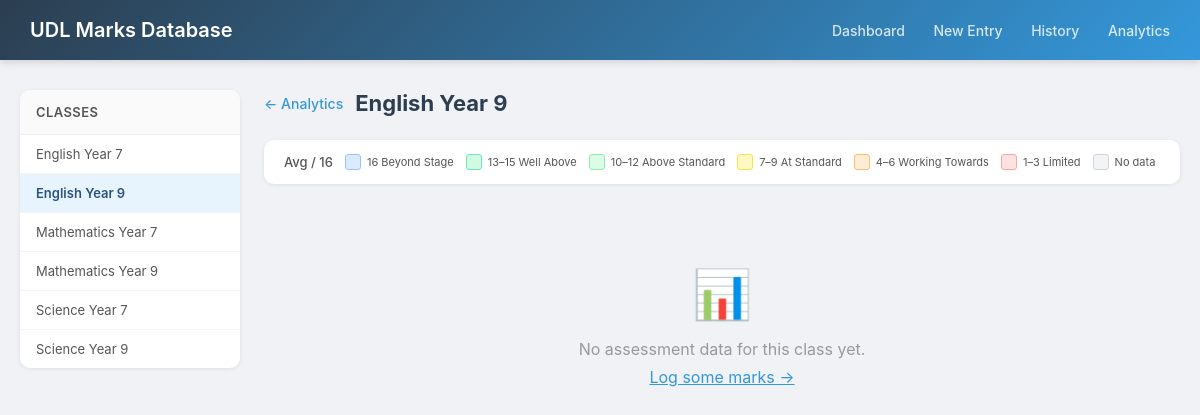
Page /analytics/class/6 on the committed database.
### tables this page shows
CREATE TABLE classes (
            class_id   INTEGER PRIMARY KEY AUTOINCREMENT,
            subject_id INTEGER NOT NULL,
            year_group TEXT    NOT NULL,
            stage_id   INTEGER NOT NULL,
            FOREIGN KEY (subject_id) REFERENCES subjects(subject_id),
            FOREIGN KEY (stage_id)   REFERENCES stages(stage_id)
        );

### app.py (the view)
@app.route('/analytics/class/<int:class_id>')
def class_analytics(class_id):
    conn = get_db_connection()
    c = conn.cursor()
    c.execute("""
        SELECT c.class_id,
               subj.subject_name || ' ' || c.year_group AS class_name
        FROM classes c
        JOIN subjects subj ON c.subject_id = subj.subject_id
        WHERE c.class_id = ?
    """, (class_id,))
    class_info = c.fetchone()
    if not class_info:
        conn.close()
        return "Class not found", 404
    c.execute("""
        SELECT s.student_id,
               s.first_name || ' ' || s.last_name AS student_name,
               o.outcome_id, o.outcome_code, o.outcome_name,
               AVG(sd.score) AS avg_score,
               COUNT(sd.score) AS attempt_count
        FROM scoring_detail sd
        JOIN attempt_outcomes ao ON sd.attempt_outcome_id = ao.attempt_outcome_id
        JOIN outcomes o ON ao.outcome_id = o.outcome_id
        JOIN attempts a ON ao.attempt_id = a.attempt_id
        JOIN students s ON a.student_id = s.student_id
        WHERE a.class_id = ?
        GROUP BY s.student_id, o.outcome_id
        ORDER BY o.outcome_code, s.last_name, s.first_name
    """, (class_id,))
    rows = c.fetchall()
    students_map = {}   # student_id -> name
    outcomes_map = {}   # outcome_id -> (code, name)
    grid = {}           # (student_id, outcome_id) -> avg_score
    for row in rows:
        students_map[row['student_id']] = row['student_name']
        outcomes_map[row['outcome_id']] = (row['outcome_code'], row['outcome_name'])
        avg = round(row['avg_score'], 1)
        _, band_css = _score_band(round(avg))
        grid[(row['student_id'], row['outcome_id'])] = (avg, row['attempt_count'], band_css)
    students_list = sorted(students_map.items(), key=lambda x: x[1])
    outcomes_list = sorted(outcomes_map.items(), key=lambda x: x[1][0])
    _oid_scores = {}
    for (sid, oid), (avg, cnt, _css) in grid.items():
        _oid_scores.setdefault(oid, []).append(avg)
    outcome_avgs = {}
    for oid, vals in _oid_scores.items():
        avg = round(sum(vals) / len(vals), 1)
        _, band_css = _score_band(round(avg))
        outcome_avgs[oid] = (avg, band_css)
    all_classes = _all_classes(c)
    conn.close()
    return render_template('class_analytics.html',
        class_info=class_info,
        students=students_list,
        outcomes=outcomes_list,
        grid=grid,
        outcome_avgs=outcome_avgs,
        all_classes=all_classes,
        max_score=MAX_SCORE,
    )

### app.py (called while the page is built)
def get_db_connection():
    conn = sqlite3.connect(DATABASE)
    conn.row_factory = sqlite3.Row
    conn.execute("PRAGMA foreign_keys = ON")
    return conn

def _all_classes(cursor):
    cursor.execute("""
        SELECT c.class_id,
               subj.subject_name || ' ' || c.year_group AS class_name,
               subj.subject_name,
               c.year_group,
               sg.stage_name
        FROM classes c
        JOIN subjects subj ON c.subject_id = subj.subject_id
        JOIN stages   sg   ON c.stage_id   = sg.stage_id
        ORDER BY subj.subject_name, c.year_group
    """)
    return cursor.fetchall()

### templates/class_analytics.html (shortened to what this page needs)
<!DOCTYPE html>
<html lang="en">
<head>
</head>
<body>
    <div class="navbar">
        <h1>UDL Marks Database</h1>
        <nav>
            <a href="{{ url_for('index') }}">Dashboard</a>
            <a href="{{ url_for('marks_entry') }}">New Entry</a>
            <a href="{{ url_for('recent_entries') }}">History</a>
            <a href="{{ url_for('analytics') }}">Analytics</a>
        </nav>
    </div>
    <div class="layout">
        <aside class="sidebar">
            <div class="sidebar-card">
                <h3>Classes</h3>
                {% for cls in all_classes %}
                <a href="{{ url_for('class_analytics', class_id=cls.class_id) }}"
                   class="sidebar-link {% if cls.class_id == class_info.class_id %}active{% endif %}">
                    {{ cls.class_name }}
                </a>
                {% endfor %}
            </div>
        </aside>
        <div class="main">
            <div class="page-header">
                <a href="{{ url_for('analytics') }}" class="back-link">&larr; Analytics</a>
                <h2>{{ class_info.class_name }}</h2>
            </div>
            <div class="legend">
                <span>Avg / {{ max_score }}</span>
                <div class="legend-item"><div class="swatch sw-beyond"></div> 16 Beyond Stage</div>
                <div class="legend-item"><div class="swatch sw-well-above"></div> 13–15 Well Above</div>
                <div class="legend-item"><div class="swatch sw-above"></div> 10–12 Above Standard</div>
                <div class="legend-item"><div class="swatch sw-standard"></div> 7–9 At Standard</div>
                <div class="legend-item"><div class="swatch sw-working"></div> 4–6 Working Towards</div>
                <div class="legend-item"><div class="swatch sw-limited"></div> 1–3 Limited</div>
                <div class="legend-item"><div class="swatch sw-none"></div> No data</div>
            </div>
            {% if students and outcomes %}
            <div class="heatmap-wrap">
                <table>
                    <thead>
                        <tr>
                            <th class="row-label-header">Student</th>
                            {% for oid, (code, name) in outcomes %}
                            <th class="outcome-col" title="{{ name }}">{{ code }}</th>
                            {% endfor %}
                        </tr>
                    </thead>
                    <tbody>
                        {% for sid, sname in students %}
                        <tr>
                            <td class="row-label">
                                <a href="{{ url_for('student_progress', student_id=sid) }}"
                                   style="color:inherit;text-decoration:none;">
                                    {{ sname }}
                                </a>
                            </td>
                            {% for oid, (code, name) in outcomes %}
                            {% set cell = grid.get((sid, oid)) %}
                            {% if cell %}
                                {% set avg, cnt, band_css = cell %}
                                <td class="heat-cell {{ band_css }}" title="{{ sname }} · {{ code }}: {{ avg }}/{{ max_score }} ({{ cnt }} attempt{{ 's' if cnt != 1 }})">
                                    {{ avg }}
                                </td>
                            {% else %}
                                <td class="heat-cell band-none" title="{{ sname }} · {{ code }}: no data">—</td>
                            {% endif %}
                        {% endfor %}
                        </tr>
                        {% endfor %}
                        {% if outcome_avgs %}
                        <tr class="avg-row">
                            <td class="row-label">Class avg</td>
                            {% for oid, (code, name) in outcomes %}
                                {% set cell = outcome_avgs.get(oid) %}
                                {% if cell %}
                                    {% set avg, band_css = cell %}
                                    <td class="heat-cell {{ band_css }}">{{ avg }}</td>
                                {% else %}
                                    <td class="heat-cell band-none">—</td>
                                {% endif %}
                            {% endfor %}
                        </tr>
                        {% endif %}
                    </tbody>
                </table>
            </div>
            {% else %}
            <div class="empty-state">
                <div class="icon">&#128202;</div>
                <p>No assessment data for this class yet.</p>
                <p style="margin-top:8px"><a href="{{ url_for('marks_entry') }}" style="color:#3498db">Log some marks &rarr;</a></p>
            </div>
            {% endif %}
        </div>
    </div>
</body>
</html>

### templates/class_analytics.html (style rules this page uses)
* { box-sizing: border-box; margin: 0; padding: 0; }
body { font-family: -apple-system, BlinkMacSystemFont, 'Segoe UI', Roboto, sans-serif; background: #f0f2f5; color: #333; }
.navbar { background: linear-gradient(135deg, #2c3e50, #3498db); color: white; padding: 0 30px; display: flex; align-items: center; justify-content: space-between; height: 60px; box-shadow: 0 2px 8px rgba(0,0,0,0.15); }
.navbar h1 { font-size: 20px; font-weight: 600; }
.navbar nav a { color: rgba(255,255,255,0.8); text-decoration: none; margin-left: 24px; font-size: 14px; font-weight: 500; }
.layout { display: flex; gap: 24px; max-width: 1300px; margin: 30px auto; padding: 0 20px; }
.sidebar { width: 220px; flex-shrink: 0; }
.sidebar-card { background: white; border-radius: 10px; box-shadow: 0 1px 4px rgba(0,0,0,0.08); overflow: hidden; position: sticky; top: 20px; }
.sidebar-card h3 { padding: 14px 16px; font-size: 13px; font-weight: 600; color: #555; background: #fafafa; border-bottom: 1px solid #eee; text-transform: uppercase; letter-spacing: 0.4px; }
.sidebar-link { display: block; padding: 11px 16px; font-size: 13px; color: #555; text-decoration: none; border-bottom: 1px solid #f5f5f5; transition: background 0.1s; }
.sidebar-link:last-child { border-bottom: none; }
.sidebar-link.active { background: #e8f4fd; color: #2c5282; font-weight: 600; }
.main { flex: 1; min-width: 0; }
.page-header { display: flex; align-items: center; gap: 12px; margin-bottom: 24px; }
.page-header h2 { font-size: 22px; color: #2c3e50; }
.back-link { color: #3498db; text-decoration: none; font-size: 14px; font-weight: 500; }
.legend { display: flex; align-items: center; gap: 12px; background: white; border-radius: 10px; box-shadow: 0 1px 4px rgba(0,0,0,0.08); padding: 14px 20px; margin-bottom: 20px; flex-wrap: wrap; }
.legend span { font-size: 13px; color: #555; font-weight: 500; }
.legend-item { display: flex; align-items: center; gap: 6px; font-size: 11px; color: #555; }
.swatch { width: 16px; height: 16px; border-radius: 3px; flex-shrink: 0; }
.sw-beyond { background: #dbeafe; border: 1px solid #93c5fd; }
.sw-well-above { background: #d1fae5; border: 1px solid #6ee7b7; }
.sw-above { background: #dcfce7; border: 1px solid #86efac; }
.sw-standard { background: #fef9c3; border: 1px solid #fde047; }
.sw-working { background: #ffedd5; border: 1px solid #fdba74; }
.sw-limited { background: #fee2e2; border: 1px solid #fca5a5; }
.sw-none { background: #f3f4f6; border: 1px solid #d1d5db; }
.empty-state { text-align: center; padding: 60px 20px; color: #999; }
.empty-state .icon { font-size: 48px; margin-bottom: 16px; }

### rows in the picture
classes: class_name "English Year 7"
classes: class_name "English Year 9"
classes: class_name "Mathematics Year 7"
classes: class_name "Mathematics Year 9"
classes: class_name "Science Year 7"
classes: class_name "Science Year 9"

### other values in the picture
{{ class_info.class_name }} "English Year 9"
{{ max_score }} "16"
